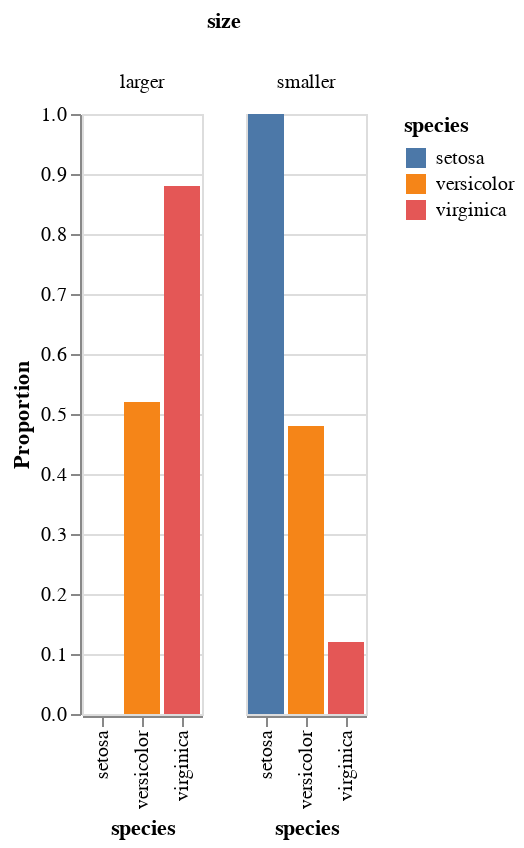

Notebook code cell kept with this figure:
### Code cell
import pandas as pd
import altair as alt

iris = pd.read_csv('iris.csv')


iris.columns = ["sepalLength","sepalWidth", "petalLength",
                  "petalWidth", "species"]


iris["larger"] = iris.sepalLength > iris.sepalLength.median()

countsOfLarger = iris.groupby(["species"]).larger.sum()
countsOfSmaller = iris.groupby("species").larger.count() - countsOfLarger


proportionOfLarger = countsOfLarger / iris.groupby('species').larger.count()
proportionOfSmaller = countsOfSmaller / iris.groupby('species').larger.count()

proportionsTable = pd.DataFrame({"smaller": proportionOfSmaller,
                                 "larger": proportionOfLarger})

proportionsTable["species"] = proportionsTable.index # index to column
proportionsTable.index = range(len(proportionsTable.index)) # default index

# from wide format to long (Tidy)
proportionsTable = pd.melt(proportionsTable, var_name="size", value_name="Proportion", 
                           id_vars=["species"], value_vars=["smaller", "larger"])

# these are dummy values to demonstrate how the proportions table looks like
# 0 setosa     smaller  0.44
# 1 versicolor smaller  0.5
# 2 virginica  smaller  0.2
# 3 versicolor larger   0.56
#            ...



alt.Chart(proportionsTable).mark_bar().encode(
    x = 'species:N',
    y = "Proportion:Q",
    column = "size:N",
    color = "species:N",
    tooltip=['Proportion']
).interactive()

### Figure 1 — Vega-Lite specification as saved in the notebook (floating-point values rounded to 4 significant figures)
{"config": {"view": {"continuousWidth": 400, "continuousHeight": 300}}, "data": {"name": "data-18dcc80862a6889bcef1a93d5dc06f14"}, "mark": "bar", "encoding": {"color": {"type": "nominal", "field": "species"}, "column": {"type": "nominal", "field": "size"}, "tooltip": [{"type": "quantitative", "field": "Proportion"}], "x": {"type": "nominal", "field": "species"}, "y": {"type": "quantitative", "field": "Proportion"}}, "selection": {"selector014": {"type": "interval", "bind": "scales", "encodings": ["x", "y"]}}, "$schema": "https://vega.github.io/schema/vega-lite/v4.8.1.json", "datasets": {"data-18dcc80862a6889bcef1a93d5dc06f14": [{"species": "setosa", "size": "smaller", "Proportion": 1.0}, {"species": "versicolor", "size": "smaller", "Proportion": 0.48}, {"species": "virginica", "size": "smaller", "Proportion": 0.12}, {"species": "setosa", "size": "larger", "Proportion": 0.0}, {"species": "versicolor", "size": "larger", "Proportion": 0.52}, {"species": "virginica", "size": "larger", "Proportion": 0.88}]}}
